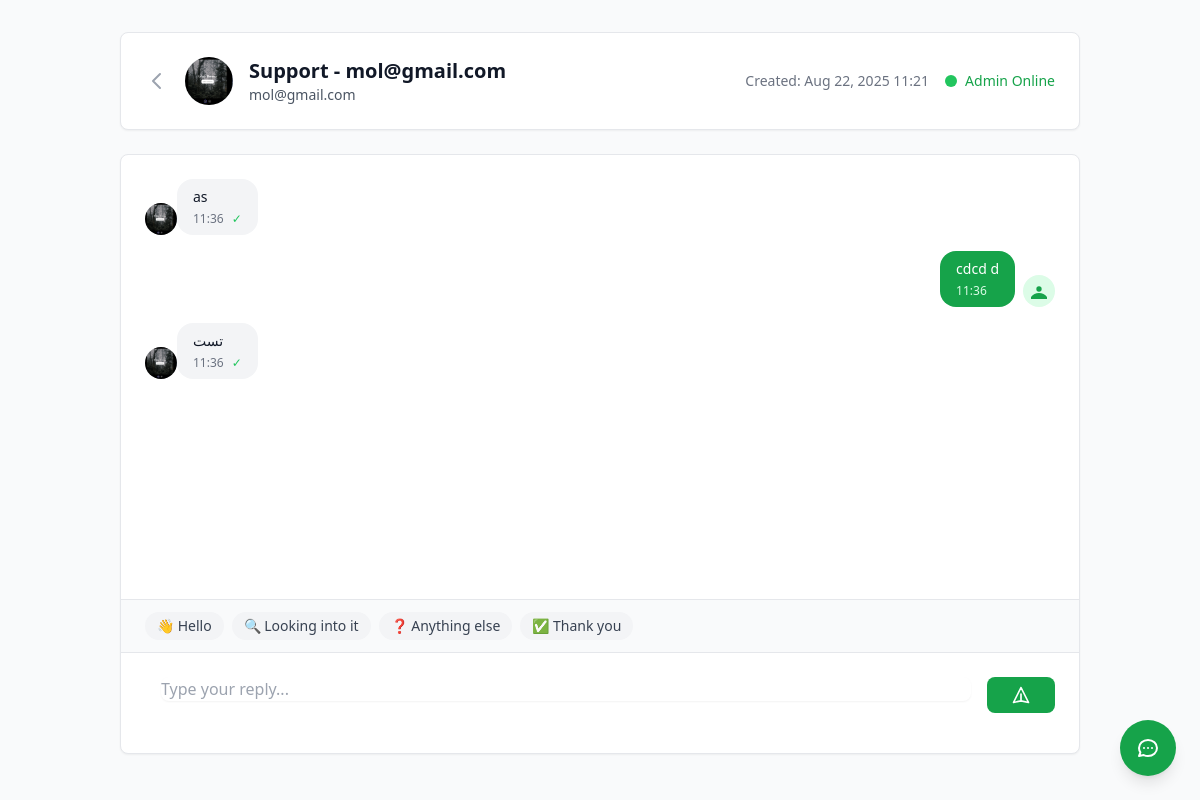
Screenshot of /chat/admin/room/1/ (signed in) with the database file from the repository.
### chat_module/models.py (models this page shows, shortened)
class ChatRoom(models.Model):
    user = models.OneToOneField(
        settings.AUTH_USER_MODEL,
        on_delete=models.CASCADE,
        verbose_name=_('User'),
        related_name='chat_room'
    )
    title = models.CharField(_('Title'), max_length=200)
    is_active = models.BooleanField(_('Is Active'), default=True)
    created_at = models.DateTimeField(_('Created At'), auto_now_add=True)
    last_activity = models.DateTimeField(_('Last Activity'), auto_now=True)
    objects = ChatRoomManager()
    class Meta:
        verbose_name = _('Chat Room')
        verbose_name_plural = _('Chat Rooms')
        ordering = ['-last_activity']

class ChatMessage(models.Model):
    room = models.ForeignKey(
        ChatRoom,
        on_delete=models.CASCADE,
        related_name='messages',
        verbose_name=_('Room')
    )
    author = models.ForeignKey(
        settings.AUTH_USER_MODEL,
        on_delete=models.CASCADE,
        verbose_name=_('Author')
    )
    content = models.TextField(_('Content'))
    is_read = models.BooleanField(_('Is Read'), default=False)
    created_at = models.DateTimeField(_('Created At'), auto_now_add=True)
    class Meta:
        verbose_name = _('Chat Message')
        verbose_name_plural = _('Chat Messages')
        ordering = ['created_at']

### account_module/models.py (models this page shows, shortened)
class User(AbstractBaseUser, PermissionsMixin):
    email = models.EmailField(_('Email address'), unique=True)
    username = models.CharField(_('Username'), max_length=50, unique=True, blank=True, null=True)
    avatar = models.ImageField(_('Avatar'), upload_to='images/profiles/', blank=True, null=True)
    phone_number = models.CharField(_('Phone number'), max_length=15)
    email_active_code = models.CharField(_('Email verification code'), max_length=200, blank=True)
    is_email_verified = models.BooleanField(_('Email verified'), default=False)
    pending_email = models.EmailField(_('Pending email'), blank=True, null=True)
    old_email_verification_code = models.CharField(_('Old email verification code'), max_length=6, blank=True)
    old_email_verified = models.BooleanField(_('Old email verified'), default=False)
    email_change_initiated_at = models.DateTimeField(_('Email change initiated at'), blank=True, null=True)
    last_login_ip = models.GenericIPAddressField(_('Last login IP'), blank=True, null=True)
    password_reset_token = models.UUIDField(_('Password reset token'), blank=True, null=True)
    password_reset_token_created_at = models.DateTimeField(_('Password reset token created at'), blank=True, null=True)
    is_active = models.BooleanField(_('Is active'), default=False)
    is_staff = models.BooleanField(_('Is staff'), default=False)
    date_joined = models.DateTimeField(_('Date joined'), auto_now_add=True)
    updated_at = models.DateTimeField(_('Updated at'), auto_now=True)
    objects = UserManager()
    USERNAME_FIELD = 'email'
    REQUIRED_FIELDS = []
    class Meta:
        verbose_name = 'User'
        verbose_name_plural = 'Users'

### chat_module/views.py (the view)
# urls.py: path('admin/room/<int:room_id>/', views.admin_chat_room, name='admin_room'),
@staff_member_required
def admin_chat_room(request, room_id):
    room = get_object_or_404(ChatRoom, id=room_id)
    if request.method == 'POST':
        form = AdminChatMessageForm(request.POST)
        if form.is_valid():
            message = form.save(commit=False)
            message.room = room
            message.author = request.user
            message.save()
            channel_layer = get_channel_layer()
            async_to_sync(channel_layer.group_send)(
                f'chat_room_{room.id}',
                {
                    'type': 'chat_message',
                    'message': message.content,
                    'author_email': message.author.email,
                    'author_avatar': message.author.avatar.url if message.author.avatar else '',
                    'created_at': message.created_at.strftime('%H:%M'),
                    'is_staff': message.author.is_staff
                }
            )
            return redirect('chat_module:admin_room', room_id=room.id)
    else:
        form = AdminChatMessageForm()
    room.messages.filter(
        author__is_staff=False,
        is_read=False
    ).update(is_read=True)
    messages_list = room.messages.select_related('author').order_by('created_at')
    paginator = Paginator(messages_list, 50)
    page_number = request.GET.get('page', paginator.num_pages)
    messages_page = paginator.get_page(page_number)
    return render(request, 'chat_module/admin_chat_room.html', {
        'room': room,
        'messages': messages_page,
        'form': form,
        'room_id': room.id
    })

### chat_module/forms.py
class AdminChatMessageForm(forms.ModelForm):
    class Meta:
        model = ChatMessage
        fields = ['content']
        widgets = {
            'content': forms.TextInput(attrs={
                'placeholder': _('Quick reply...'),
                'class': 'w-full'
            })
        }

### chat_module/templates/chat_module/admin_chat_room.html (shortened to what this page needs)
{% extends 'base.html' %}
{% load static %}
{% block content %}
<div class="min-h-screen bg-gray-50 py-8">
    <div class="max-w-5xl mx-auto px-4 sm:px-6 lg:px-8">
        <div class="bg-white rounded-lg shadow-sm border border-gray-200 mb-6 p-6">
            <div class="flex items-center justify-between">
                <div class="flex items-center space-x-4">
                    <a
                        href="{% url 'chat_module:admin_list' %}"
                        class="text-gray-400 hover:text-gray-600 transition duration-150 ease-in-out"
                    >
                        <svg class="w-6 h-6" fill="none" stroke="currentColor" viewBox="0 0 24 24">
                            <path stroke-linecap="round" stroke-linejoin="round" stroke-width="2" d="M15 19l-7-7 7-7"/>
                        </svg>
                    </a>
                    <div class="w-12 h-12 rounded-full overflow-hidden bg-gray-200">
                        {% if room.user.avatar %}
                            <img src="{{ room.user.avatar.url }}" alt="Avatar" class="w-full h-full object-cover">
                        {% else %}
                            <div class="w-full h-full bg-blue-100 flex items-center justify-center">
                                <svg class="w-6 h-6 text-blue-600" fill="currentColor" viewBox="0 0 24 24">
                                    <path d="M24 20.993V24H0v-2.996A14.977 14.977 0 0112.004 15c4.904 0 9.26 2.354 11.996 5.993zM16.002 8.999a4 4 0 11-8 0 4 4 0 018 0z"/>
                                </svg>
                            </div>
                        {% endif %}
                    </div>
                    <div>
                        <h1 class="text-xl font-bold text-gray-900">{{ room.title }}</h1>
                        <p class="text-sm text-gray-600">{{ room.user.email }}</p>
                    </div>
                </div>
                <div class="flex items-center space-x-4">
                    <div class="text-sm text-gray-500">
                        Created: {{ room.created_at|date:"M d, Y H:i" }}
                    </div>
                    <div class="flex items-center space-x-2">
                        <div class="w-3 h-3 bg-green-500 rounded-full"></div>
                        <span class="text-sm text-green-600 font-medium">Admin Online</span>
                    </div>
                </div>
            </div>
        </div>
        <div class="bg-white rounded-lg shadow-sm border border-gray-200 flex flex-col h-[600px]">
            <div id="messages-container" class="flex-1 p-6 overflow-y-auto space-y-4">
                {% for message in messages %}
                    <div class="flex {% if message.author.is_staff %}justify-end{% else %}justify-start{% endif %}">
                        <div class="flex {% if message.author.is_staff %}flex-row-reverse{% endif %} items-end space-x-2 space-x-reverse max-w-xs lg:max-w-md">
                            <div class="w-8 h-8 rounded-full overflow-hidden bg-gray-200 flex-shrink-0">
                                {% if message.author.avatar %}
                                    <img src="{{ message.author.avatar.url }}" alt="Avatar" class="w-full h-full object-cover">
                                {% else %}
                                    <div class="w-full h-full bg-{% if message.author.is_staff %}green{% else %}blue{% endif %}-100 flex items-center justify-center">
                                        <svg class="w-4 h-4 text-{% if message.author.is_staff %}green{% else %}blue{% endif %}-600" fill="currentColor" viewBox="0 0 24 24">
                                            <path d="M24 20.993V24H0v-2.996A14.977 14.977 0 0112.004 15c4.904 0 9.26 2.354 11.996 5.993zM16.002 8.999a4 4 0 11-8 0 4 4 0 018 0z"/>
                                        </svg>
                                    </div>
                                {% endif %}
                            </div>
                            <div class="{% if message.author.is_staff %}bg-green-600 text-white{% else %}bg-gray-100 text-gray-900{% endif %} rounded-2xl px-4 py-2">
                                <p class="text-sm">{{ message.content }}</p>
                                <div class="flex items-center justify-between mt-1">
                                    <p class="text-xs {% if message.author.is_staff %}text-green-100{% else %}text-gray-500{% endif %}">
                                        {{ message.created_at|date:"H:i" }}
                                    </p>
                                    {% if not message.author.is_staff %}
                                        <span class="text-xs {% if message.is_read %}text-green-500{% else %}text-orange-500{% endif %} ml-2">
                                            {% if message.is_read %}✓{% else %}●{% endif %}
                                        </span>
                                    {% endif %}
                                </div>
                            </div>
                        </div>
                    </div>
                {% endfor %}
            </div>
            <div class="border-t border-gray-200 px-6 py-3 bg-gray-50">
                <div class="flex flex-wrap gap-2">
                    <button
                        class="quick-reply bg-gray-100 text-gray-700 px-3 py-1 rounded-full text-sm hover:bg-gray-200 transition duration-150 ease-in-out"
                        data-message="Hello! How can I help you today?"
                    >
                        👋 Hello
                    </button>
                    <button
                        class="quick-reply bg-gray-100 text-gray-700 px-3 py-1 rounded-full text-sm hover:bg-gray-200 transition duration-150 ease-in-out"
                        data-message="Thank you for contacting us. I'll look into this for you."
                    >
                        🔍 Looking into it
                    </button>
                    <button
                        class="quick-reply bg-gray-100 text-gray-700 px-3 py-1 rounded-full text-sm hover:bg-gray-200 transition duration-150 ease-in-out"
                        data-message="Is there anything else I can help you with?"
                    >
                        ❓ Anything else
                    </button>
                    <button
                        class="quick-reply bg-gray-100 text-gray-700 px-3 py-1 rounded-full text-sm hover:bg-gray-200 transition duration-150 ease-in-out"
                        data-message="Thank you for your patience. Have a great day!"
                    >
                        ✅ Thank you
                    </button>
                </div>
            </div>
            <div class="border-t border-gray-200 p-6">
                <form id="message-form" method="post" class="flex space-x-4">
                    <div class="flex-1">
                        <input
                            id="message-input"
                            name="content"
                            type="text"
                            class="block w-full rounded-lg border-gray-300 shadow-sm focus:border-green-500 focus:ring-green-500"
                            placeholder="Type your reply..."
                            required
                        >
                    </div>
                    <button
                        type="submit"
                        class="bg-green-600 text-white px-6 py-2 rounded-lg hover:bg-green-700 focus:outline-none focus:ring-2 focus:ring-green-500 focus:ring-offset-2 transition duration-150 ease-in-out flex items-center"
                    >
                        <svg class="w-5 h-5" fill="none" stroke="currentColor" viewBox="0 0 24 24">
                            <path stroke-linecap="round" stroke-linejoin="round" stroke-width="2" d="M12 19l9 2-9-18-9 18 9-2zm0 0v-8"/>
                        </svg>
                    </button>
                </form>
            </div>
        </div>
    </div>
</div>
{% endblock %}

### rows the page displays
ChatRoom: user.avatar (picture), title "Support - mol@gmail.com", user.email "mol@gmail.com", created_at "Aug 22, 2025 11:21"
ChatMessage: author.avatar (picture), content "as", created_at "11:36"
ChatMessage: content "cdcd d", created_at "11:36"
ChatMessage: author.avatar (picture), content "تست", created_at "11:36"
